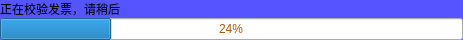
<?xml version="1.0" encoding="UTF-8"?>
<ui version="4.0">
 <class>processBarDialog</class>
 <widget class="QDialog" name="processBarDialog">
  <property name="windowModality">
   <enum>Qt::ApplicationModal</enum>
  </property>
  <property name="geometry">
   <rect>
    <x>0</x>
    <y>0</y>
    <width>463</width>
    <height>40</height>
   </rect>
  </property>
  <property name="sizePolicy">
   <sizepolicy hsizetype="Expanding" vsizetype="Fixed">
    <horstretch>0</horstretch>
    <verstretch>0</verstretch>
   </sizepolicy>
  </property>
  <property name="windowTitle">
   <string>进度</string>
  </property>
  <property name="styleSheet">
   <string notr="true">QDialog#processBarDialog{
color: rgb(0, 0, 0);
background-color: rgb(85, 85, 255);}</string>
  </property>
  <layout class="QVBoxLayout" name="verticalLayout">
   <property name="spacing">
    <number>0</number>
   </property>
   <property name="leftMargin">
    <number>0</number>
   </property>
   <property name="topMargin">
    <number>0</number>
   </property>
   <property name="rightMargin">
    <number>0</number>
   </property>
   <property name="bottomMargin">
    <number>0</number>
   </property>
   <item>
    <widget class="QLabel" name="label">
     <property name="text">
      <string>正在校验发票，请稍后</string>
     </property>
    </widget>
   </item>
   <item>
    <widget class="QProgressBar" name="progressBar">
     <property name="contextMenuPolicy">
      <enum>Qt::DefaultContextMenu</enum>
     </property>
     <property name="autoFillBackground">
      <bool>false</bool>
     </property>
     <property name="styleSheet">
      <string notr="true">QProgressBar{ 
text-align:center;
color: rgb(170, 85, 0);}



</string>
     </property>
     <property name="value">
      <number>24</number>
     </property>
    </widget>
   </item>
  </layout>
 </widget>
 <resources/>
 <connections/>
</ui>
